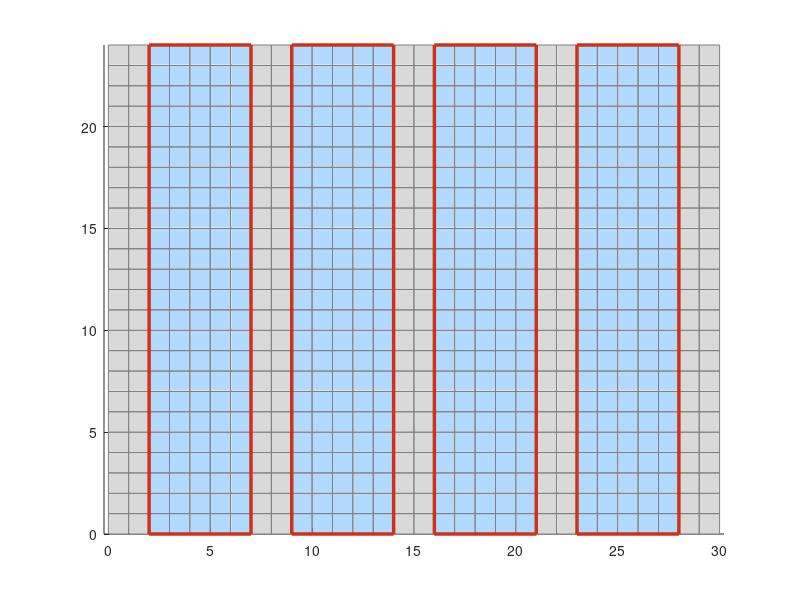

The MATLAB source for this figure: (Note: this script raises an error after producing the figure.)
function fig = visualize_core_grid(varargin)
%VISUALIZE_CORE_GRID Creates a grid cross-section of the RBMK reactor core
%
%   fig = visualize_core_grid()
%   fig = visualize_core_grid('animate', true)
%   fig = visualize_core_grid('animate', true, 'rods_out', true)
%
%   Displays a cross-section view of the reactor core as a grid.
%   Interleaving vertical rectangles of fuel rods and graphite moderators.
%   Light blue squares represent coolant in fuel rod channels.
%
%   Optional Parameters:
%       'animate'  - If true, runs neutron chain reaction animation (default: false)
%       'rods_out' - If true, all control rods are lifted (no absorption),
%                    disabling automatic control (default: false)
%
%   Output:
%       fig - Figure handle

    % Parse optional parameters
    p = inputParser;
    addParameter(p, 'animate', false, @islogical);
    addParameter(p, 'rods_out', false, @islogical);  % Lift all control rods (no absorption)
    parse(p, varargin{:});
    animate = p.Results.animate;
    rods_out = p.Results.rods_out;

    % Grid dimensions (reduced for better chain reaction visibility)
    n_rows = 24;
    moderator_width = 2;   % Narrow moderator strips
    fuel_width = 5;        % Fuel rod strips
    n_fuel_strips = 4;     % Number of fuel rod regions
    n_moderator_strips = 5; % Moderator on edges and between fuel
    n_cols = n_fuel_strips * fuel_width + n_moderator_strips * moderator_width;  % 30 columns

    % Colors
    color_coolant = [0.7 0.85 1.0];    % Light blue - water coolant (fuel rod regions)
    color_moderator = [0.85 0.85 0.85]; % Light gray - graphite moderator
    color_edge = [0.5 0.5 0.5];        % Grid edge color
    color_fuel_boundary = [0.8 0.2 0.1]; % Red - fuel rod boundary
    color_uranium = [0.0 0.0 0.6];     % Dark blue - uranium fuel pellets
    color_control_rod = [0.2 0.2 0.2]; % Dark gray/black - boron control rods

    % Create a map: true = fuel rod (coolant), false = moderator
    fuel_map = false(n_rows, n_cols);

    % Build interleaving pattern: M(2) | F(5) | M(2) | F(5) | M(2) | F(5) | M(2) | F(5) | M(2)
    col = 1;
    fuel_strip_positions = [];  % Track fuel strip start positions for boundaries
    for i = 1:(n_fuel_strips + n_moderator_strips)
        if mod(i, 2) == 1
            % Odd = moderator strip
            col = col + moderator_width;
        else
            % Even = fuel strip
            fuel_strip_positions = [fuel_strip_positions; col];
            fuel_map(:, col:col+fuel_width-1) = true;
            col = col + fuel_width;
        end
    end

    n_fuel_rods = 4;  % 4 fuel rod strips

    % Control rod positions (center of ALL moderator strips)
    % Moderator strips at: cols 1-2, 8-9, 15-16, 22-23, 29-30
    % Center x positions (0-indexed plot coords): 0.5, 7.5, 14.5, 21.5, 28.5
    n_control_rods = 5;
    control_rod_cols = [0.5, 7.5, 14.5, 21.5, 28.5];  % Center x positions
    control_rod_width = 0.8;  % Narrower than moderator cell
    if rods_out
        control_rod_inserted = false(n_control_rods, 1);  % All rods lifted (no absorption)
    else
        control_rod_inserted = true(n_control_rods, 1);   % Start with all inserted
    end

    % Create figure (sized for smaller grid)
    fig = figure('Name', 'RBMK-1000 Core Cross-Section', ...
                 'NumberTitle', 'off', ...
                 'Color', 'w', ...
                 'Position', [100, 100, 800, 600]);

    hold on;
    axis equal;
    axis tight;

    % Draw all grid squares
    for row = 1:n_rows
        for col = 1:n_cols
            % Define square vertices
            x = [col-1, col, col, col-1, col-1];
            y = [row-1, row-1, row, row, row-1];

            % Color based on whether inside fuel rod region
            if fuel_map(row, col)
                cell_color = color_coolant;
            else
                cell_color = color_moderator;
            end

            patch(x, y, cell_color, ...
                  'EdgeColor', color_edge, ...
                  'LineWidth', 0.3);
        end
    end

    % Draw fuel rod boundaries (around each fuel strip)
    for i = 1:length(fuel_strip_positions)
        x_left = fuel_strip_positions(i) - 1;  % Convert to 0-indexed plot coords
        y_top = 0;

        rectangle('Position', [x_left, y_top, fuel_width, n_rows], ...
                  'EdgeColor', color_fuel_boundary, ...
                  'LineWidth', 2.5, ...
                  'LineStyle', '-');
    end

    % Draw control rods in moderator strips (boron absorbers)
    h_control_rods = gobjects(n_control_rods, 1);  % Graphics handles for dynamic updates
    for i = 1:n_control_rods
        x_left = control_rod_cols(i) - control_rod_width/2;
        h_control_rods(i) = rectangle('Position', [x_left, 0, control_rod_width, n_rows], ...
                                       'FaceColor', color_control_rod, ...
                                       'EdgeColor', 'k', ...
                                       'LineWidth', 1);
        % Hide rod if rods_out mode (all rods lifted)
        if rods_out
            set(h_control_rods(i), 'Visible', 'off');
        end
    end

    % Add uranium circles to all fuel rod cells
    % Grey circles = U-238 (fertile material, can absorb neutrons to become Pu-239)
    % Dark blue circles = U-235 (active fissile material)

    rng(42);  % Fixed seed for reproducibility
    u235_fraction = 0.25;     % 25% of fuel cells contain U-235 (higher enrichment)
    pellet_radius = 0.35;     % Circle radius within unit square
    color_u238 = [0.5 0.5 0.5];  % Grey - U-238 (fertile material)

    % Get all fuel cell positions
    [fuel_rows, fuel_cols] = find(fuel_map);
    n_fuel_cells = length(fuel_rows);
    n_u235 = round(u235_fraction * n_fuel_cells);

    % Randomly select cells for U-235
    u235_indices = randperm(n_fuel_cells, n_u235);
    u235_set = false(n_fuel_cells, 1);
    u235_set(u235_indices) = true;

    % Draw circles for all fuel cells
    theta = linspace(0, 2*pi, 30);
    for i = 1:n_fuel_cells
        row = fuel_rows(i);
        col = fuel_cols(i);

        % Center of the cell
        cx = col - 0.5;
        cy = row - 0.5;

        % Draw circle
        rx = cx + pellet_radius * cos(theta);
        ry = cy + pellet_radius * sin(theta);

        if u235_set(i)
            % U-235 (active fissile material) - dark blue
            patch(rx, ry, color_uranium, ...
                  'EdgeColor', color_uranium * 0.7, ...
                  'LineWidth', 0.5);
        else
            % U-238 (fertile material) - grey
            patch(rx, ry, color_u238, ...
                  'EdgeColor', color_u238 * 0.7, ...
                  'LineWidth', 0.5);
        end
    end

    % Extract U-235 cell centers for collision detection (used in animation)
    u235_cx = zeros(n_u235, 1);
    u235_cy = zeros(n_u235, 1);
    u235_idx = 1;
    for i = 1:n_fuel_cells
        if u235_set(i)
            u235_cx(u235_idx) = fuel_cols(i) - 0.5;
            u235_cy(u235_idx) = fuel_rows(i) - 0.5;
            u235_idx = u235_idx + 1;
        end
    end

    % Configure axes
    xlim([0, n_cols]);
    ylim([0, n_rows]);

    % Flip y-axis so row 1 is at top
    set(gca, 'YDir', 'reverse');

    % Labels
    xlabel('Column', 'FontSize', 12);
    ylabel('Row', 'FontSize', 12);
    title(sprintf('RBMK-1000 Reactor Core Cross-Section (%d × %d Grid)', n_rows, n_cols), ...
          'FontSize', 14, 'FontWeight', 'bold');

    % Add tick marks
    set(gca, 'XTick', 0:5:n_cols, 'YTick', 0:6:n_rows);
    set(gca, 'TickDir', 'out');
    set(gca, 'FontSize', 10);

    % Add legend
    h_coolant = patch(NaN, NaN, color_coolant, 'EdgeColor', color_edge);
    h_moderator = patch(NaN, NaN, color_moderator, 'EdgeColor', color_edge);
    h_u235 = patch(NaN, NaN, color_uranium, 'EdgeColor', color_uranium * 0.7);
    h_u238 = patch(NaN, NaN, color_u238, 'EdgeColor', color_u238 * 0.7);
    h_boundary = plot(NaN, NaN, '-', 'Color', color_fuel_boundary, 'LineWidth', 2.5);
    h_control_legend = patch(NaN, NaN, color_control_rod, 'EdgeColor', 'k');

    if animate
        % Include neutrons (fast and thermal) in legend when animating
        h_fast_legend = scatter(NaN, NaN, 30, 'r', 'filled');
        h_thermal_legend = scatter(NaN, NaN, 30, 'k', 'filled');
        legend([h_boundary, h_coolant, h_moderator, h_u235, h_u238, h_control_legend, h_fast_legend, h_thermal_legend], ...
               {sprintf('Fuel Rod Boundary (%d rods)', n_fuel_rods), ...
                'Light Water Coolant', ...
                'Graphite Moderator (slows neutrons)', ...
                sprintf('U-235 Fissile (%d)', n_u235), ...
                sprintf('U-238 Fertile (%d)', n_fuel_cells - n_u235), ...
                sprintf('Control Rods (%d, boron)', n_control_rods), ...
                'Fast Neutrons', ...
                'Thermal Neutrons'}, ...
               'Location', 'northeastoutside', ...
               'FontSize', 9);
    else
        legend([h_boundary, h_coolant, h_moderator, h_u235, h_u238, h_control_legend], ...
               {sprintf('Fuel Rod Boundary (%d rods)', n_fuel_rods), ...
                'Light Water Coolant', ...
                'Graphite Moderator', ...
                sprintf('U-235 Fissile (%d)', n_u235), ...
                sprintf('U-238 Fertile (%d)', n_fuel_cells - n_u235), ...
                sprintf('Control Rods (%d, boron)', n_control_rods)}, ...
               'Location', 'northeastoutside', ...
               'FontSize', 10);
    end

    % ========== NEUTRON CHAIN REACTION ANIMATION ==========
    if animate
        fprintf('\nStarting neutron chain reaction animation...\n');

        % Animation parameters
        dt = 0.05;                    % Time step per frame
        pause_time = 0.05;            % Pause between frames (slower = more visible)
        fast_neutron_speed = 4.0;     % Fast neutrons from fission (grid units/sec)
        thermal_neutron_speed = 1.5;  % Slowed thermal neutrons (grid units/sec)
        collision_radius = 0.35;      % Same as pellet_radius
        max_neutrons = 150;           % Total neutron count limit for balance (increased)
        n_frames = 800;               % Total animation frames

        % Physics parameters
        thermalization_prob = 0.5;    % 50% chance per frame to slow down in moderator (faster)
        neutron_threshold = 80;       % Control rod threshold for automatic control (increased)

        % Neutron balance tracking
        total_produced = 1;           % Start with 1 initial neutron
        total_absorbed_rods = 0;      % Absorbed by control rods
        total_fissions = 0;           % Fission events
        total_escaped = 0;            % Escaped boundary
        total_thermalized = 0;        % Fast → thermal conversions

        % Neutron state arrays (extended with thermal state)
        neutron_x = [];
        neutron_y = [];
        neutron_vx = [];
        neutron_vy = [];
        neutron_thermal = [];  % false = fast, true = thermal

        % Create two scatter plots for neutrons (fast = red, thermal = black)
        h_fast_neutrons = scatter([], [], 30, 'r', 'filled');
        h_thermal_neutrons = scatter([], [], 30, 'k', 'filled');

        % Start with a single THERMAL neutron aimed at a random U-235 cell
        % (thermal so it can immediately cause fission)
        target_idx = randi(n_u235);             % Pick a random U-235 as target
        target_x = u235_cx(target_idx);
        target_y = u235_cy(target_idx);

        % Start just inside the first fuel rod (past the left moderator strip)
        % Use column vectors for all neutron state arrays
        neutron_x = [moderator_width + 0.5];    % Start inside first fuel rod
        neutron_y = [target_y];                 % Align with target U-235 vertically
        neutron_thermal = [true];               % Start as thermal (can cause fission)

        % Calculate direction toward target at thermal speed
        dx = target_x - neutron_x;
        dy = target_y - neutron_y;
        dist_to_target = sqrt(dx^2 + dy^2);

        if dist_to_target > 0
            neutron_vx = [thermal_neutron_speed * (dx / dist_to_target)];
            neutron_vy = [thermal_neutron_speed * (dy / dist_to_target)];
        else
            % Target is in same column, move right
            neutron_vx = [thermal_neutron_speed];
            neutron_vy = [0];
        end

        fprintf('Initial THERMAL neutron starting in fuel rod, aimed at U-235 at (%.1f, %.1f)\n', target_x, target_y);
        if rods_out
            fprintf('Control rods: ALL %d LIFTED (rods_out mode - no absorption)\n', n_control_rods);
        else
            fprintf('Control rods: %d total, threshold: %d neutrons\n', n_control_rods, neutron_threshold);
        end

        % Main animation loop
        for frame = 1:n_frames
            % Step 0: Automatic control logic - adjust control rods based on neutron count
            % (disabled when rods_out mode is active - all rods stay lifted)
            if ~rods_out
                active_neutron_count = length(neutron_x);

                if active_neutron_count < neutron_threshold
                    % RAISE every second control rod (rods 2 and 4) to allow more fission
                    for j = 2:2:n_control_rods
                        if control_rod_inserted(j)
                            control_rod_inserted(j) = false;
                            set(h_control_rods(j), 'Visible', 'off');
                            fprintf('Rod %d RAISED (neutrons: %d < %d)\n', j, active_neutron_count, neutron_threshold);
                        end
                    end
                elseif active_neutron_count > neutron_threshold
                    % INSERT all control rods to suppress chain reaction
                    for j = 1:n_control_rods
                        if ~control_rod_inserted(j)
                            control_rod_inserted(j) = true;
                            set(h_control_rods(j), 'Visible', 'on');
                            fprintf('Rod %d INSERTED (neutrons: %d > %d)\n', j, active_neutron_count, neutron_threshold);
                        end
                    end
                end
            end

            % Step 1: Move neutrons (smooth sub-step movement)
            neutron_x = neutron_x + neutron_vx * dt;
            neutron_y = neutron_y + neutron_vy * dt;

            % Step 2: Check collisions and handle physics
            new_x = []; new_y = []; new_vx = []; new_vy = []; new_thermal = [];
            remove = false(size(neutron_x));

            for i = 1:length(neutron_x)
                % Check if out of bounds - remove neutron (escaped)
                if neutron_x(i) < 0 || neutron_x(i) > n_cols || ...
                   neutron_y(i) < 0 || neutron_y(i) > n_rows
                    remove(i) = true;
                    total_escaped = total_escaped + 1;
                    continue;
                end

                % Check collision with control rods (100% absorption if inserted)
                absorbed_by_rod = false;
                for j = 1:n_control_rods
                    if control_rod_inserted(j)
                        rod_x = control_rod_cols(j);
                        rod_half_width = control_rod_width / 2;
                        if neutron_x(i) >= rod_x - rod_half_width && ...
                           neutron_x(i) <= rod_x + rod_half_width
                            remove(i) = true;
                            total_absorbed_rods = total_absorbed_rods + 1;
                            absorbed_by_rod = true;
                            break;
                        end
                    end
                end
                if absorbed_by_rod
                    continue;
                end

                % Get current cell (1-indexed)
                cell_col = max(1, min(n_cols, floor(neutron_x(i)) + 1));
                cell_row = max(1, min(n_rows, floor(neutron_y(i)) + 1));

                % Check if in moderator region - SLOW fast neutrons (don't absorb)
                if ~fuel_map(cell_row, cell_col) && ~neutron_thermal(i)
                    % Fast neutron in graphite - chance to thermalize
                    if rand() < thermalization_prob
                        neutron_thermal(i) = true;
                        total_thermalized = total_thermalized + 1;
                        % Reduce speed to thermal speed (preserve direction)
                        current_speed = sqrt(neutron_vx(i)^2 + neutron_vy(i)^2);
                        if current_speed > 0
                            scale = thermal_neutron_speed / current_speed;
                            neutron_vx(i) = neutron_vx(i) * scale;
                            neutron_vy(i) = neutron_vy(i) * scale;
                        end
                    end
                end

                % Check collision with U-235 (ONLY thermal neutrons can cause fission)
                if neutron_thermal(i)
                    dist = sqrt((u235_cx - neutron_x(i)).^2 + (u235_cy - neutron_y(i)).^2);
                    hit_idx = find(dist < collision_radius, 1);

                    % Only allow fission if under neutron limit (balance system)
                    current_count = length(neutron_x) - sum(remove) + length(new_x);
                    if ~isempty(hit_idx) && current_count < max_neutrons
                        % Fission: spawn 3 FAST neutrons
                        [nx, ny, nvx, nvy] = spawn_neutrons(u235_cx(hit_idx), u235_cy(hit_idx), fast_neutron_speed, 3);
                        new_x = [new_x; nx];
                        new_y = [new_y; ny];
                        new_vx = [new_vx; nvx];
                        new_vy = [new_vy; nvy];
                        new_thermal = [new_thermal; false(3,1)];  % New neutrons are FAST
                        remove(i) = true;  % Remove triggering neutron
                        total_fissions = total_fissions + 1;
                        total_produced = total_produced + 3;
                    end
                end
            end

            % Remove absorbed/escaped neutrons and add new ones
            % Ensure column vectors using (:) to avoid indexing issues
            keep_idx = find(~remove);
            neutron_x = [neutron_x(keep_idx); new_x(:)];
            neutron_y = [neutron_y(keep_idx); new_y(:)];
            neutron_vx = [neutron_vx(keep_idx); new_vx(:)];
            neutron_vy = [neutron_vy(keep_idx); new_vy(:)];
            neutron_thermal = [neutron_thermal(keep_idx); new_thermal(:)];

            % Step 3: Update graphics (separate fast and thermal neutrons)
            if ~isempty(neutron_x)
                fast_idx = find(~neutron_thermal);
                thermal_idx = find(neutron_thermal);
                set(h_fast_neutrons, 'XData', neutron_x(fast_idx), 'YData', neutron_y(fast_idx));
                set(h_thermal_neutrons, 'XData', neutron_x(thermal_idx), 'YData', neutron_y(thermal_idx));
            else
                set(h_fast_neutrons, 'XData', [], 'YData', []);
                set(h_thermal_neutrons, 'XData', [], 'YData', []);
            end
            drawnow;
            pause(pause_time);

            % End animation if no neutrons left - restart with new thermal neutron
            if isempty(neutron_x)
                fprintf('All neutrons lost. Restarting with new thermal neutron...\n');
                target_idx = randi(n_u235);
                target_x = u235_cx(target_idx);
                target_y = u235_cy(target_idx);

                neutron_x = [moderator_width + 0.5];  % Start inside first fuel rod
                neutron_y = [target_y];
                neutron_thermal = [true];             % Start as thermal

                dx = target_x - neutron_x;
                dy = target_y - neutron_y;
                dist_to_target = sqrt(dx^2 + dy^2);

                neutron_vx = [thermal_neutron_speed * (dx / dist_to_target)];
                neutron_vy = [thermal_neutron_speed * (dy / dist_to_target)];

                total_produced = total_produced + 1;  % Track restart neutron
            end

            % Progress indicator every 100 frames with balance info
            if mod(frame, 100) == 0
                n_fast = sum(~neutron_thermal);
                n_thermal = sum(neutron_thermal);
                fprintf('Frame %d/%d | Active: %d (Fast:%d Thermal:%d) | Rod absorbed: %d | Fissions: %d\n', ...
                        frame, n_frames, length(neutron_x), n_fast, n_thermal, total_absorbed_rods, total_fissions);
            end
        end

        % Final balance summary
        n_fast = sum(~neutron_thermal);
        n_thermal = sum(neutron_thermal);
        fprintf('\n===== NEUTRON BALANCE SUMMARY =====\n');
        fprintf('Total produced:      %d\n', total_produced);
        fprintf('Total absorbed:      %d (by control rods)\n', total_absorbed_rods);
        fprintf('Total escaped:       %d (left boundary)\n', total_escaped);
        fprintf('Total fissions:      %d\n', total_fissions);
        fprintf('Total thermalized:   %d (fast → thermal)\n', total_thermalized);
        fprintf('Active remaining:    %d (Fast: %d, Thermal: %d)\n', length(neutron_x), n_fast, n_thermal);
        fprintf('Neutron limit:       %d (max allowed)\n', max_neutrons);
        fprintf('Control threshold:   %d neutrons\n', neutron_threshold);
        fprintf('===================================\n');
        fprintf('Animation complete.\n');
    end

    hold off;

    fprintf('Core cross-section created: %d x %d grid\n', n_rows, n_cols);
    fprintf('Fuel rod strips: %d (width: %d), Moderator strips: %d (width: %d)\n', ...
            n_fuel_strips, fuel_width, n_moderator_strips, moderator_width);
end

% ========== HELPER FUNCTIONS ==========

function [x, y, vx, vy] = spawn_neutrons(cx, cy, speed, count)
%SPAWN_NEUTRONS Create neutrons at a position with random directions
%   cx, cy - Center position (fission site)
%   speed  - Neutron speed (grid units per second)
%   count  - Number of neutrons to spawn
%
%   Neutrons are placed slightly outside the collision radius (0.35) to
%   prevent immediate re-collision with the atom that was just hit.
%
%   Returns column vectors of positions and velocities

    spawn_offset = 0.4;  % Slightly larger than collision_radius (0.35)

    angles = 2 * pi * rand(count, 1);

    % Place neutrons at spawn_offset distance from center, in direction of travel
    x = cx + spawn_offset * cos(angles);
    y = cy + spawn_offset * sin(angles);

    % Velocity in the same direction as spawn offset
    vx = speed * cos(angles);
    vy = speed * sin(angles);
end